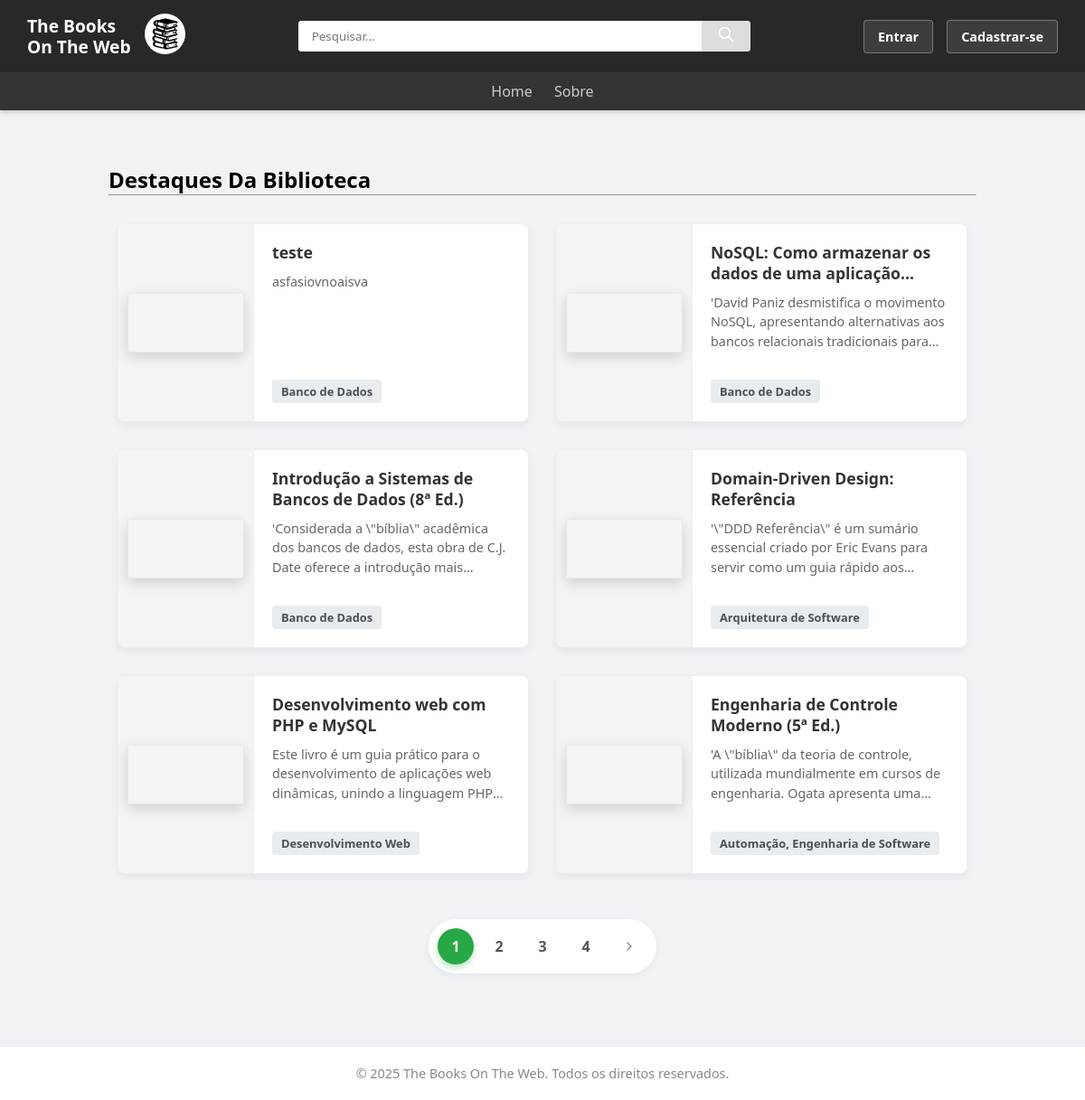
The page /public/index.php on the database its author committed.
### tables this page shows
CREATE TABLE `livro` (
  `id_livro` int(11) NOT NULL,
  `titulo` varchar(255) NOT NULL,
  `descricao` text NOT NULL,
  `data_publi` date NOT NULL,
  `pdf` varchar(255) NOT NULL,
  `id_editora` int(11) DEFAULT NULL
);

### public/index.php (the view, shortened to what this page needs)
<?php
require_once './api/conection/conectionBD.php';
require_once './api/conection/functionsBD.php';
$itens_por_pagina = 6;
$pagina_atual = isset($_GET['pagina']) ? (int)$_GET['pagina'] : 1;
$inicio = ($pagina_atual - 1) * $itens_por_pagina;
$resultado = procurarLivros($inicio, $itens_por_pagina);
$total_livros = contarTotalLivros();
$total_paginas = ceil($total_livros / $itens_por_pagina);
?>
<!DOCTYPE html>
<html lang="pt-br">
<head>
    <link rel="stylesheet" href="styles/style.css">
    <link rel="stylesheet" href="styles/cards.css">
    <link rel="stylesheet" href="styles/livros.css">
    <link rel="stylesheet" href="styles/stylephone.css?v=<?php echo time(); ?>">
</head>
<body>
    <header>
        <div class="cabecalho header-cima">
            <div class="empresa">
                <a href="index.php" class="nome-empresa">
                    <h1>The Books<br> On The Web</h1>
                </a>
                <a href="index.php" class="nome-empresa"><img src="styles/img/favicon.svg" class="imagem-empresa"></a>
            </div>
            <div class="pesquisa">
                <form action="templates/biblioteca/pesquisa.php" id="pesquisar" class="pesquisar" method="get">
                    <input type="text" class="input-pesquisa" id="campoPesquisa" placeholder="Pesquisar..." name="pesquisa">
                    <button type="submit" class="btn-pesquisa">
                        <svg width="24" height="20" viewBox="0 0 24 24" fill="none" xmlns="http://www.w3.org/2000/svg">
                            <path d="M21 21L15 15M17 10C17 13.866 13.866 17 10 17C6.134 17 3 13.866 3 10C3 6.134 6.134 3 10 3C13.866 3 17 6.134 17 10Z" stroke="white" stroke-width="2" stroke-linecap="round" stroke-linejoin="round" />
                        </svg>
                    </button>
                </form>
            </div>
            <div class="area-cadastro"><?php exibirMenuAutenticacao(); ?></div>
        </div>
        <div class="cabecalho header-baixo">
            <nav class="opcoes">
                <a href="index.php" class="item-menu">Home</a>
                <a href="templates/biblioteca/resumo.html" class="item-menu">Sobre</a>
            </nav>
        </div>
    </header>
    <main>
        <div class="container-vitrine" style="padding: 20px; max-width: 1000px; margin: auto;">
            <h2>Destaques Da Biblioteca</h2>
            <hr style="margin-bottom: 20px;">
            <div class="lista-livros">
                <?php
                if (mysqli_num_rows($resultado) > 0) {
                    while ($livro = mysqli_fetch_assoc($resultado)) {
                        $caminhoPdf = '../database/pdfs/' . $livro['pdf'];
                        echo '<a href="templates/biblioteca/livros.php?id=' . $livro['id_livro'] . '" style="text-decoration:none; color:inherit;">';
                        echo '<div class="livro-card">';
                        echo '<div class="capa-wrapper">';
                        if (!empty($livro['pdf'])) {
                            echo '<canvas class="pdf-thumb" data-url="' . $caminhoPdf . '"></canvas>';
                        } else {
                            echo '<div class="sem-capa">Sem Capa</div>';
                        }
                        echo '</div>';
                        echo '<div class="info-livro">';
                        echo '<h3>' . htmlspecialchars($livro['titulo']) . '</h3>';
                        echo '<p>' . htmlspecialchars($livro['descricao']) . '</p>';
                        echo '<span class="categoria-tag">' . htmlspecialchars($livro['nome_categoria']) . '</span>';
                        echo '</div>';
                        echo '</div>';
                        echo '</a>';
                    }
                } else {
                    echo '<p>Nenhum livro encontrado.</p>';
                }
                ?>
            </div>
            <?php if ($total_paginas > 1): ?>
            <div class="paginacao-container">
                <div class="paginacao">
                    <?php
                    for ($i = 1; $i <= $total_paginas; $i++) {
                        $classe_ativa = ($i == $pagina_atual) ? 'active' : '';
                        echo '<a href="index.php?pagina=' . $i . '" class="btn-pag ' . $classe_ativa . '">' . $i . '</a>';
                    }
                    if ($pagina_atual < $total_paginas) {
                        echo '<a href="index.php?pagina=' . ($pagina_atual + 1) . '" class="btn-pag proximo"><svg width="16" height="16" viewBox="0 0 24 24" fill="none" stroke="currentColor" stroke-width="2" stroke-linecap="round" stroke-linejoin="round"><polyline points="9 18 15 12 9 6"></polyline></svg></a>';
                    }
                    ?>
                </div>
            </div>
            <?php endif; ?>
            </div>
    </main>
    <footer class="caixa-footer">
        <p>© 2025 The Books On The Web. Todos os direitos reservados.</p>
    </footer>
</body>
</html>

### public/styles/style.css (style rules this page uses)
:root { --cor-header: rgb(41, 40, 40); --cor-fundo: rgb(240, 242, 245); --cor-branco: #ffffff; --cor-borda: #ccc; --cor-cinza-claro: #e9ecef; --cor-sucesso: #28a745; --cor-aviso: #ffc107; --cor-perigo: #dc3545; --cor-texto: #333; --cor-destaque: #28a745; }
* { margin: 0; padding: 0; box-sizing: border-box; font-family: 'Segoe UI', Arial, sans-serif; }
body { display: flex; flex-direction: column; min-height: 100vh; background-color: var(--cor-fundo); }
a { text-decoration: none; color: inherit; }
header { width: 100%; background-color: var(--cor-header); color: var(--cor-branco); box-shadow: 0 2px 5px rgba(0,0,0,0.2); }
.header-cima { display: flex; justify-content: space-between; align-items: center; padding: 15px 30px; gap: 20px; }
.empresa { display: flex; align-items: center; gap: 15px; }
.nome-empresa h1 { font-size: 1.2rem; line-height: 1.2; color: var(--cor-branco); }
.imagem-empresa { width: 45px; background: white; border-radius: 50%; padding: 2px; }
.pesquisa { flex-grow: 1; max-width: 500px; }
.pesquisar { display: flex; background: white; border-radius: 4px; overflow: hidden; }
.input-pesquisa { width: 100%; padding: 8px 15px; border: none; outline: none; }
.btn-pesquisa { padding: 0 15px; background: #ddd; border: none; cursor: pointer; }
.area-cadastro, .perfil-header { display: flex; align-items: center; gap: 15px; }
.header-baixo { background-color: #333; padding: 10px 0; display: flex; justify-content: center; gap: 20px; }
.item-menu { color: #ccc; font-weight: 500; padding: 5px 10px; transition: 0.3s; }
main { flex-grow: 1; padding: 40px 20px; display: flex; flex-direction: column; align-items: center; width: 100%; }
.caixa-footer { text-align: center; padding: 20px; color: #888; font-size: 0.9rem; background: white; border-top: 1px solid #eee; margin-top: auto; }
.paginacao-container { width: 100%; display: flex; justify-content: center; margin-top: 40px; margin-bottom: 20px; }
.paginacao { display: flex; gap: 8px; background: white; padding: 10px; border-radius: 30px; box-shadow: 0 2px 10px rgba(0,0,0,0.05); }
.btn-pag { display: flex; align-items: center; justify-content: center; width: 40px; height: 40px; border-radius: 50%; background-color: transparent; color: #555; font-weight: 600; font-size: 1rem; transition: all 0.3s ease; border: 1px solid transparent; }
.btn-pag.active { background-color: var(--cor-destaque); color: white; box-shadow: 0 4px 6px rgba(40, 167, 69, 0.3); }
.btn-pag.anterior, .btn-pag.proximo { color: #888; }

### public/styles/cards.css (style rules this page uses)
.lista-livros { display: grid; grid-template-columns: 1fr 1fr; gap: 30px; padding: 10px; width: 100%; }
a { text-decoration: none; color: inherit; }
.livro-card { display: flex; background: white; border-radius: 8px; box-shadow: 0 4px 10px rgba(0,0,0,0.05); border: 1px solid #eee; height: 220px; overflow: hidden; transition: transform 0.3s, box-shadow 0.3s; width: 100%; }
.capa-wrapper { width: 150px; background: #f3f4f6; display: flex; align-items: center; justify-content: center; border-right: 1px solid #eee; flex-shrink: 0; overflow: hidden; padding: 10px; position: relative; }
.pdf-thumb { max-width: 100%; max-height: 100%; width: auto; height: auto; object-fit: contain; box-shadow: 0 5px 15px rgba(0,0,0,0.15); border: 1px solid rgba(0,0,0,0.05); border-radius: 2px; }
.info-livro { padding: 20px; flex-grow: 1; display: flex; flex-direction: column; overflow: hidden; }
.info-livro h3 { margin: 0 0 10px 0; color: #333; font-size: 1.1rem; font-weight: 700; line-height: 1.3; display: -webkit-box; -webkit-line-clamp: 2; -webkit-box-orient: vertical; overflow: hidden; text-overflow: ellipsis; }
.info-livro p { color: #666; font-size: 0.9rem; line-height: 1.5; display: -webkit-box; -webkit-line-clamp: 3; -webkit-box-orient: vertical; overflow: hidden; text-overflow: ellipsis; margin-bottom: 10px; }
.categoria-tag { margin-top: auto; align-self: flex-start; background: #e9ecef; color: #495057; padding: 4px 10px; border-radius: 4px; font-size: 0.8rem; font-weight: 600; }

### rows shown on the page
livro: titulo "teste", descricao "asfasiovnoaisva", nome_categoria "Banco de Dados"
livro: titulo "NoSQL: Como armazenar os dados de uma…", descricao "'David Paniz desmistifica o movimento NoSQL, apresentando alternativas aos bancos relacionais tradicionais…", nome_categoria "Banco de Dados"
livro: titulo "Introdução a Sistemas de Bancos de Dados (8ª Ed.)", descricao "'Considerada a \\\"bíblia\\\" acadêmica dos bancos de dados, esta obra de C.J. Date oferece a introdução…", nome_categoria "Banco de Dados"
livro: titulo "Domain-Driven Design: Referência", descricao "'\\\"DDD Referência\\\" é um sumário essencial criado por Eric Evans para servir como um guia rápido…", nome_categoria "Arquitetura de Software"
livro: titulo "Desenvolvimento web com PHP e MySQL", descricao "Este livro é um guia prático para o desenvolvimento de aplicações web dinâmicas, unindo a linguagem…", nome_categoria "Desenvolvimento Web"
livro: titulo "Engenharia de Controle Moderno (5ª Ed.)", descricao "'A \\\"bíblia\\\" da teoria de controle, utilizada mundialmente em cursos de engenharia. Ogata apresenta…", nome_categoria "Automação, Engenharia de Software"
